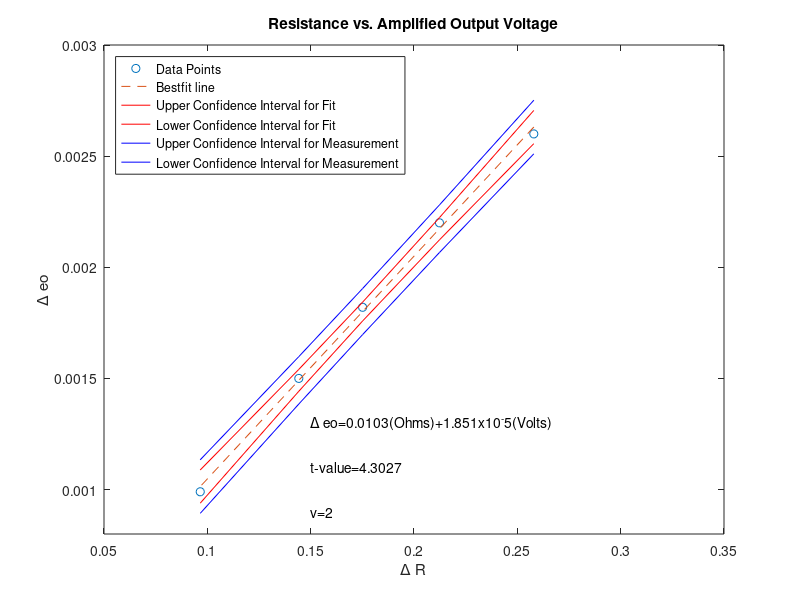
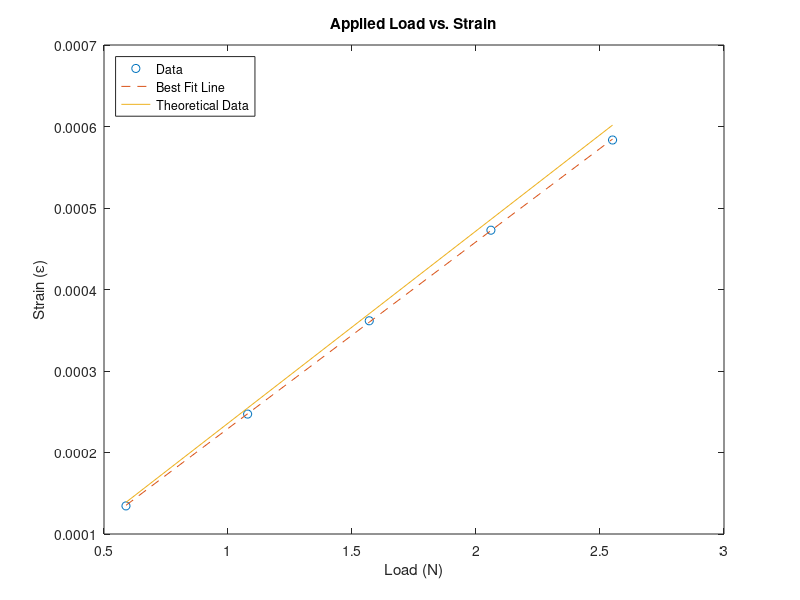
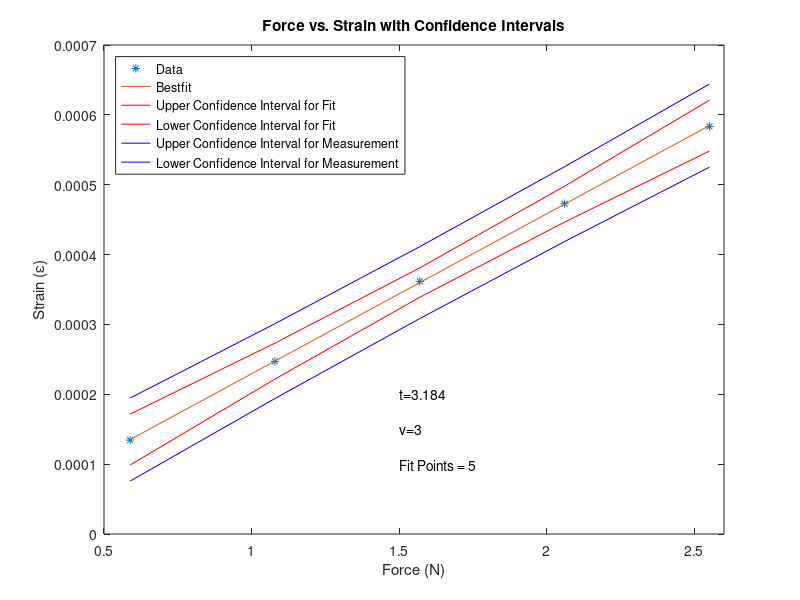
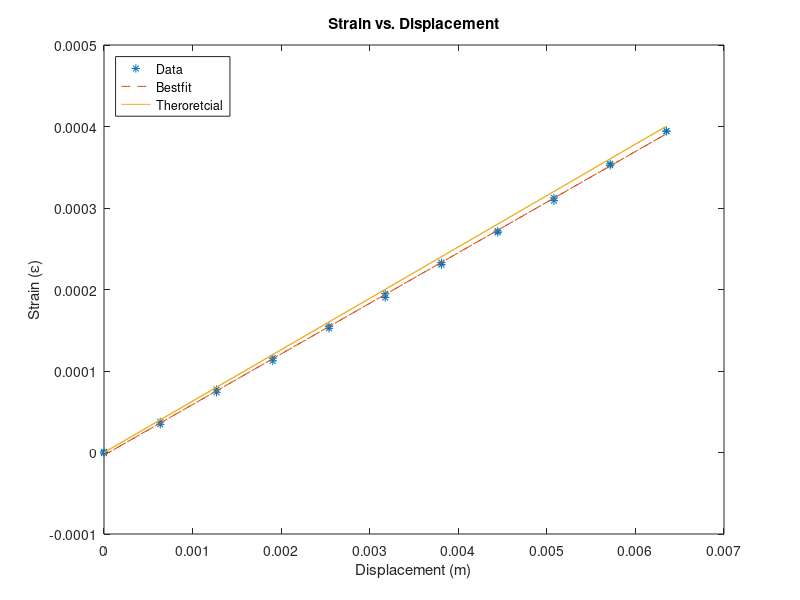

Reproduce these figures in MATLAB, in order. (Note: this script raises an error after producing the figures.)
% Lab 3
clear all
close all

%% Part 1 

R_Shunt = [55700,67700,82100,99700,149000]; % Ohms
V_Shunt = [.260,.220,.182,.150,.099]; % Volts
R_Strain = 120; % Ohms
V_Gain = V_Shunt./100; % Accounting for Amplifier

% Constant for Calculating Delta R
A = R_Strain.*R_Shunt; 
B = R_Strain + R_Shunt;

Delta_R = R_Strain - (A./B); % Equation for the change in R

[p1,s]=polyfit(Delta_R,V_Gain,1);
Fit_Data = p1(1)*Delta_R+p1(2);

Nu = length(Delta_R)-2; % First order
t_95 = tinv(0.975,Nu); % P = 95%
x_Bar = sum(Delta_R)/length(Delta_R); % Mean
Denom = sum((Delta_R-x_Bar).^2);
S_yx = (sum((V_Gain-Fit_Data).^2)/Nu).^(0.5); % Standard Error of Fit
Con_Fit = t_95*S_yx*(1/length(Delta_R)+(Delta_R-x_Bar).^2/Denom).^(0.5);
Con_Measure = t_95*S_yx*(1+1/length(Delta_R)+(Delta_R-x_Bar).^2/Denom).^(0.5);

% Plotting 
figure(1)
plot(Delta_R,V_Gain,'o',Delta_R,Fit_Data,'--',Delta_R,Fit_Data+Con_Fit,'r',Delta_R,Fit_Data-Con_Fit,'r',Delta_R,Fit_Data+Con_Measure,'b',Delta_R,Fit_Data-Con_Measure,'b');
title('Resistance vs. Amplified Output Voltage')
xlabel('\Delta R')
ylabel('\Delta e\o')
ylim([0.8*10^-3,3*10^-3])
legend('Data Points','Bestfit line','Upper Confidence Interval for Fit','Lower Confidence Interval for Fit','Upper Confidence Interval for Measurement','Lower Confidence Interval for Measurement','location','northwest') 
text(.15,1.3e-03,strcat('\Delta e\o','  ','=','  ','0.0103(Ohms)+1.851x10^-5(Volts)'))
text(.15,1.1e-03,'t-value=4.3027')
text(.15,.9e-03,'v=2')





E_i = 5; %Volts
G_F = 2.1; %Strain gauge factor
St = 2.*V_Gain./G_F*E_i;

% Strain vs. Load

Load = [.060,.110,.160,.210,.260] .* 9.81; % N
Load_Volts=[.0712-.000600,.130-.000250,.190-.000150,.248+.000200,.306+.000300]; % Volts accounting for the Zero shifting
Beam_Length = 6.58*.0254; %Length of beam in meters
Thickness = 0.050*.0254; % Thickness of beam in meters
Width = .497*.0254; % meters
E = 1.93e11; % Elastic Modulus

Strain_P=(2.*Load_Volts./100)./(G_F*E_i);
Load_Theo=(12.*Load.*(Beam_Length-Width)*(Thickness/2))./(E*(Width*Thickness^3));
[h1,s]=polyfit(Load,Strain_P,1);
Best_Fit_1=h1(1)*Load+h1(2);

figure(2)
plot(Load,Strain_P,'o',Load,Best_Fit_1,'--',Load,Load_Theo)
xlabel('Load (N)')
ylabel('Strain (\epsilon)')
title('Applied Load vs. Strain')
legend('Data','Best Fit Line','Theoretical Data','Location','Northwest')

% Statistic Calculations 
Nu_1 = length(Load)-2; % First order
t_95_1 = tinv(0.975,Nu_1); % P = 95%
X_Bar_1 = sum(Load)/length(Load); % Mean
Denom_1 = sum((Load-X_Bar_1).^2);
s_yx_1 = (sum((Load_Theo-Best_Fit_1).^2)/Nu_1).^(0.5); % Standard Error Calculation of the Fit
Con_Fit_1 = t_95_1*s_yx_1*(1/length(Load)+(Load-X_Bar_1).^2/Denom_1).^.5;
Con_Measure_1 = t_95_1*s_yx_1*(1+1/length(Load)+(Load-X_Bar_1).^2/Denom_1).^.5;

% Plotting with Statistical Lines
figure(3)
plot(Load,Strain_P,'*',Load,Best_Fit_1,Load,Best_Fit_1+Con_Fit_1,'r',Load,Best_Fit_1-Con_Fit_1,'r',Load,Best_Fit_1+Con_Measure_1,'b',Load,Best_Fit_1-Con_Measure_1,'b')
xlabel('Force (N)')
ylabel('Strain (\epsilon)')
xlim([0.5,2.6])
title('Force vs. Strain with Confidence Intervals')
legend('Data','Bestfit','Upper Confidence Interval for Fit','Lower Confidence Interval for Fit','Upper Confidence Interval for Measurement','Lower Confidence Interval for Measurement','Location','Northwest')
text(1.5,2e-4,strcat('t','  ', '=' ,'  ', '3.184'))
text(1.5,1.5e-4,'v=3')
text(1.5,1e-4,'Fit Points = 5')

% Strain vs. Displacement

Disp = [0,.025,.050,.075,.100,.125,.150,.175,.200,.225,.250,.250,.225,.200,.175,.150,.125,.100,.075,.050,.025,0]*0.0254; % meters
Disp_Volts=[.0004,.0197,.0405,.0608,.0813,.1023,.1223,.1427,.1640,.1859,.2070,.2070,.1850,.1622,.1418,.1210,.0998,.0800,.0590,.0388,.0182,-.0004];
St_2=(2*Disp_Volts./100)./(G_F*E_i); % Accounting for amplifier
Disp_Theo=(3.*Disp.*(Thickness/2).*(Beam_Length-Width)./(Beam_Length^3));
[p2,s] = polyfit(Disp,St_2,1);
Best_Fit_2 = p2(1)*Disp+p2(2);




figure(4)
plot(Disp,St_2,'*',Disp,Best_Fit_2,'--',Disp,Disp_Theo)
title('Strain vs. Displacement')
xlabel('Displacement (m)')
ylabel('Strain (\epsilon)')
legend('Data','Bestfit','Theroretcial','Location','Northwest')

% Statistics
Nu_2 = length(Disp)-2; % First order
t_95_2 = tinv(0.975,Nu_2); %t value for P=95%
x_Bar_2 = sum(Disp)/length(Disp); % Mean
Denom_2 = sum((Disp-x_Bar_2).^2);
s_yx_2 = (sum((Disp_Theo-Best_Fit_2).^2)/Nu_2).^.5; %standard error of the fit
Con_Fit_2 = (t_95_2*s_yx_2*(1/length(Disp)+(Disp-x_Bar_2).^2/Denom_2).^.5);
Con_Measure_2 = (t_95_2*s_yx_2*(1+1/length(Disp)+(Disp-x_Bar_2).^2/Denom_2).^.5);

figure(5)
plot(Disp,St_2,'o',Disp,Best_Fit_2,'--',Disp,Best_Fit_2+Con_Fit_2,'r',Disp,Best_Fit_2-Con_Fit_2,'r',Disp,Best_Fit_2+Con_Measure_2,'b',Disp,Best_Fit_2-Con_Measure_2,'b')
xlabel('Displacement (m)')
ylabel('Strain (/epsilon)')
title('Displacement vs. Strain Confidence')
legend('Data','Bestfit','Upper Confidence Interval for Fit','Lower Confidence Interval for Fit','Upper Confidence Interval for Measurement','Lower Confidence Interval for Measurement','Location','Northwest')
text(4e-03,1e-4,strcat('t' , '  ','=','  ','3.1824'))
text(4e-03,.66e-4,'v=20')
text(4e-03,.33e-4,'Fit Points = 11')


% Hysteresis Calculations
Increasing = [0.0004,.0197,.0405,.0608,.0813,.1023,.1223,.1427,.1640,.1859,.2070];
Decreasing = [-.0004,.0182,.0388,.0590,.0800,.0998,.1210,.1418,.1622,.1850,.2070];
Y_Range = Increasing(end)-Increasing(1);
Difference = Increasing-Decreasing;
Hysteresis_Max = (max(abs(Difference))./(Y_Range))*100;




%% Part 2


% 2a

Header=29;
Data = importdata('Beam3.lvm','\t',Header);
Col1=Data.data(:,1);
Col2=Data.data(:,2);
for i=1:length(Col1)
    if Col1(i)>-0.005
        Base=i;
        break
    end
end

Base_Line = mean(Col2(1:Base));
Dev = std(Col2(1:Base));
Threshold = 5*Dev;

for i=1:length(Col1)
    if(abs(Col2(i)-Base_Line)>Threshold)
        Start_Time=i;
        break
    end
end

New_Time=Col1(Start_Time:length(Col1))-Col1(Start_Time);
New_Strain=Col2(Start_Time:length(Col1));
Constant=0.015;
[Locations,Values]=peakfinder(New_Strain,Constant);

figure(6)
plot(New_Time,New_Strain,New_Time(Locations),Values,'d')


% 2b
K = 3*E*Width*Thickness^3;
Denom_3=12*Beam_Length^3;
K_Beam = K/Denom_3;
Density_Steel = 7700; % kg/m^3
Mass_Hook = 0.0074; % kg
Volume_Beam=Beam_Length*Thickness*Width;
Mass_Beam = Density_Steel*Volume_Beam;
Mass_Effective = Mass_Beam/4 + Mass_Hook;
Damped_Natural_Frequency = sqrt(K_Beam/Mass_Effective); % rad/s

% 2c
Log = log(Values(2)./Values(2:length(Values)));
Con = transpose(2:length(Values));
[mb,Time_Wave] = polyfit(Con,Log,1);
Best_Fit_3 = mb(1)*Con+mb(2);
alpha = mb(1);
Damp_Ratio = (alpha/sqrt(4*pi^2+alpha^2));
figure(7)
plot(Con,Log,'o',Con,Best_Fit_3)




% 2d
% Using Large Equation
for n=3:length(Values)
    Num = (1/(n-1))*log(Values(2)./Values(n));
    Damp(n) = Num./sqrt(4*pi^2+Num^2);
end

Damp_Mean = sum(Damp(3:end)./length(Damp(2:end)));
Damp_Std = std(Damp(3:length(Damp)));



%2e
k_Theo = (3*E*((Width*Thickness^3)/12))/Beam_Length^3;
k_Exp = p2(1)/p1(1);

%2f
Natural_Freq_Theo = sqrt(k_Theo/Mass_Effective);
Natural_Freq_Actu = sqrt(k_Exp/Mass_Effective);



%% Part 3

Header=29;
Sin_Wave = importdata('sinAvsF.lvm','\t',Header); 
Tri_Wave = importdata('triAvsF.lvm','\t',Header);

Time_Wave = Sin_Wave.data(:,1);   % Shared Time Vector
Sin_Voltage = Sin_Wave.data(:,2);  
Tri_Voltage = Tri_Wave.data(:,2); 

% Plotting


T = Time_Wave(2)-Time_Wave(1); % Calculated time interval between data points
Freq = 1/T; % Sampling Frequency
Length = size(Sin_Voltage); % Number of points in vector
Power_2 = 2^nextpow2(Length(1)); % power of 2 from length y
Sin_FFT = fft(Sin_Voltage,Power_2)./Length(1); % fft bull
Tri_FFT = fft(Tri_Voltage,Power_2)./Length(1); % fft bull
Spaced_Points = Freq/2*linspace(0,1,Power_2/2+1); % spaced point vector using length
Sin_FFT_A = 20*log10(abs(Sin_FFT(1:Power_2/2+1))); % amplitude
Tri_FFT_A = 20*log10(abs(Tri_FFT(1:Power_2/2+1))); % amplitude

figure(7)

subplot(2,1,1)
plot (Time_Wave,Sin_Voltage,Time_Wave,Tri_Voltage); grid
title('Sine vs. Triangle Wave')
xlabel ('Time (sec)')
ylabel ('Volts (V)')
xlim([0,.01])

subplot(2,1,2)
semilogx(Spaced_Points,Sin_FFT_A,Spaced_Points,Tri_FFT_A);grid  % abs(Y) = (Re(Y)^2 + Im(Y)^2)^1/2
axis([10 10000 -100 -20])
title('Single Sided Amplitude Spectrum')
xlabel ('Frequency (Hz.)')
ylabel ('Log Magnitude (dBv)')



%% Part 4

Header = 32;
Guitar_Data_3v = importdata('guitar1.lvm','\t',Header);
Guitar_Data_6v = importdata('guitar6v1.lvm','\t',Header);
Time_Guitar = Guitar_Data_3v.data(:,1);   
y1 = Guitar_Data_3v.data(:,2);  
y2 = Guitar_Data_3v.data(:,4);
y3=Guitar_Data_6v.data(:,2);
y4=Guitar_Data_6v.data(:,4);

T1 = Time_Guitar(2)-Time_Guitar(1);         % Time per sample
Freq1 = 1/T1;              % Sampling frequency
Length1 = size(y1);          % Length of signal - # of points
Power_2_1 = 2^nextpow2(Length1(1)); % Next power of 2 from length of y - need for FFT 
Guitar_FFT_3_1 = fft(y1,Power_2_1)./Length1(1); % this is a vector with complex number elements
Guitar_FFT_3_2 = fft(y2,Power_2_1)./Length1(1); % this is a vector with complex number elements
Space_Points_1 = Freq1/2*linspace(0,1,Power_2_1/2+1); % linspace generates linearly spaced points
Guitar_3_1_A = 20*log10(abs(Guitar_FFT_3_1(1:Power_2_1/2+1)));
Guitar_3_2_A = 20*log10(abs(Guitar_FFT_3_2(1:Power_2_1/2+1)));

figure(8)

subplot(2,1,1)
plot(Time_Guitar,y1,Time_Guitar,y2)
title('3V')
xlabel ('Time (sec)')
ylabel ('Volts (V)')

subplot(2,1,2)
semilogx(Space_Points_1,Guitar_3_1_A,Space_Points_1,Guitar_3_2_A);
axis([10 10000 -100 -20])
title('Single Sided Amplitude Spectrum (3V)')
xlabel ('Frequency (Hz.)')
ylabel ('Log Magnitude (dBv)')



Length2 = size(y3);          % Length of signal - # of points
Power_2_2 = 2^nextpow2(Length2(1)); % Next power of 2 from length of y - need for FFT 
Guitar_FFT_6_1 = fft(y3,Power_2_2)./Length2(1); % this is a vector with complex number elements
Guitar_FFT_6_2 = fft(y4,Power_2_2)./Length2(1); % this is a vector with complex number elements
Space_Points_2 = Freq1/2*linspace(0,1,Power_2_2/2+1); % linspace generates linearly spaced points
Guitar_6_1_A = 20*log10(abs(Guitar_FFT_6_1(1:Power_2_2/2+1)));
Guitar_6_2_A = 20*log10(abs(Guitar_FFT_6_2(1:Power_2_2/2+1)));

figure(9)
subplot(2,1,1)
plot(Time_Guitar,y3,Time_Guitar,y4)
title('6V')
xlabel ('Time (sec)')
ylabel ('Volts (V)')

subplot(2,1,2)
semilogx(Space_Points_2,Guitar_6_1_A,Space_Points_2,Guitar_6_2_A);grid  % abs(Y) = (Re(Y)^2 + Im(Y)^2)^1/2
axis([10 10000 -100 -20])
title('Single Sided Amplitude Spectrum (6V)')
xlabel ('Frequency (Hz)')
ylabel ('Log Magnitude (dBv)')



Ffs=100; %lbf
Slc=3400; %MV/V
G1=1000;
vout1=3.00; %Volts
vout2=6.00; %volts

Fin3v=(vout1*Ffs)/(Slc*Ei*G1);  %tension in string
Fin6v=(vout2*Ffs)/(Slc*Ei*G1);  %tension in string

L=24.1250;
Linear_Density=6.805; %g/m
N=[1:1:4];

Rfreq1=(1/2*L)*(sqrt(Fin3v/Linear_Density)).*N;
Rfreq2=(1/2*L)*(sqrt(Fin6v/Linear_Density)).*N;
